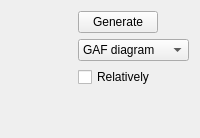
           <widget class="QWidget" name="tab_18">
            <attribute name="title">
             <string>GAF</string>
            </attribute>
            <layout class="QHBoxLayout" name="horizontalLayout_5">
             <item>
              <widget class="GAF_Widget" name="widget_gaf" native="true"/>
             </item>
             <item>
              <layout class="QVBoxLayout" name="verticalLayout_20">
               <item>
                <widget class="QPushButton" name="pushButton_generate_GAF">
                 <property name="sizePolicy">
                  <sizepolicy hsizetype="Fixed" vsizetype="Fixed">
                   <horstretch>0</horstretch>
                   <verstretch>0</verstretch>
                  </sizepolicy>
                 </property>
                 <property name="text">
                  <string>Generate</string>
                 </property>
                </widget>
               </item>
               <item>
                <widget class="QComboBox" name="comboBox_plot_channel">
                 <property name="sizePolicy">
                  <sizepolicy hsizetype="Fixed" vsizetype="Fixed">
                   <horstretch>0</horstretch>
                   <verstretch>0</verstretch>
                  </sizepolicy>
                 </property>
                 <item>
                  <property name="text">
                   <string>GAF diagram</string>
                  </property>
                 </item>
                 <item>
                  <property name="text">
                   <string>polar encoding</string>
                  </property>
                 </item>
                 <item>
                  <property name="text">
                   <string>CTR series</string>
                  </property>
                 </item>
                </widget>
               </item>
               <item>
                <widget class="QCheckBox" name="checkBox_GAF_relatively">
                 <property name="sizePolicy">
                  <sizepolicy hsizetype="Fixed" vsizetype="Fixed">
                   <horstretch>0</horstretch>
                   <verstretch>0</verstretch>
                  </sizepolicy>
                 </property>
                 <property name="text">
                  <string>Relatively</string>
                 </property>
                </widget>
               </item>
               <item>
                <spacer name="verticalSpacer">
                 <property name="orientation">
                  <enum>Qt::Vertical</enum>
                 </property>
                 <property name="sizeHint" stdset="0">
                  <size>
                   <width>20</width>
                   <height>40</height>
                  </size>
                 </property>
                </spacer>
               </item>
              </layout>
             </item>
            </layout>
           </widget>
